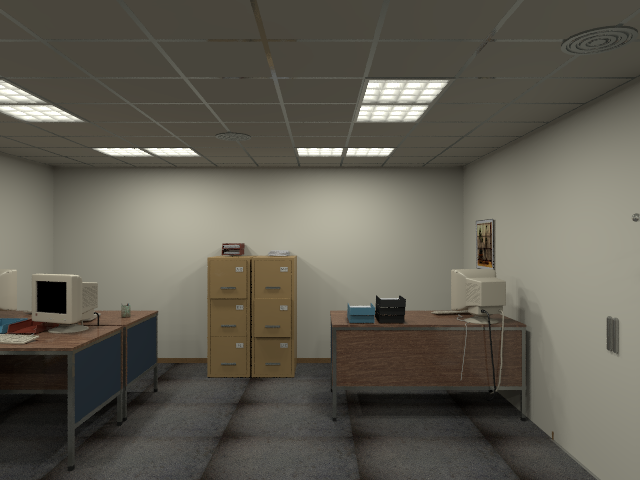
%> input picture Semester1/Computer Vision/Lab 5 RGB-D registration (1)/rgb/0.png, 640 x 480 px
$ octave test.m   (GNU Octave 9; MATLAB toolbox functions it lacks are replaced by stand-ins)
%> lines starting %> are read from the running program, lines starting %| are printed output that depends on the picture
### Semester1/Computer Vision/Lab 5 RGB-D registration (1)/reproject.m
function XYZ = reproject(depth, scale, fx, fy, cx, cy)
% REPROJECT Reproject depth values to 3D coordinates using camera
% intrinsic parameters
%
% Inputs:
%   depth  : depth map image
%   scale  : depth scaling factor
%   fx, fy : focal lengths
%   cx, cy : principal point

    % convert depth values to real numbers
    depth = double(depth);

    % create the X, Y and Z arrays of the same size as the input image
    X = zeros(size(depth));
    Y = zeros(size(depth));

    % Z coordinate is read directly from the depth image by scaling it
    Z = depth / scale;

    % =[ your code starts here ]==========================================

    sz = size(Z);
    [x, y] = meshgrid(1:sz(2), 1:sz(1));
    X = Z.*(x-cx)./fx;
    Y = Z.*(y-cy)./fy;

    % =[ your code ends here ]=============================================

    % create the resulting MxNx3 matrix storing the XYZ coordinates for
    % every point
    XYZ = X;
    XYZ(:,:,2) = Y;
    XYZ(:,:,3) = Z;
end

### Semester1/Computer Vision/Lab 5 RGB-D registration (1)/matchPoints.m
function [pts1, pts2] = matchPoints(I1, I2)
% MATCHPOINTS Find and match the feature points between the given images
%
% Inputs:
%   I1, I2: input RGB or grayscale images
%
% Outputs:
%   pts1, pts2: positions of matching points on both images

    % Convert images to grayscale if needed
    if size(I1, 3) > 1
        I1 = rgb2gray(I1);
    end

    if size(I2, 3) > 1
        I2 = rgb2gray(I2);
    end

    % Find the SURF features. MetricThreshold controls the number of detected
    % points. To get more points make the threshold lower.
    points1 = detectSURFFeatures(I1, 'MetricThreshold', 100);
    points2 = detectSURFFeatures(I2, 'MetricThreshold', 100);

    % Extract the features.
    [f1,vpts1] = extractFeatures(I1, points1);
    [f2,vpts2] = extractFeatures(I2, points2);

    % Match points and retrieve the locations of matched points.
    indexPairs = matchFeatures(f1,f2) ;
    matchedPoints1 = vpts1(indexPairs(:,1));
    matchedPoints2 = vpts2(indexPairs(:,2));

    % Display the matching points. The data still includes several outliers,
    % but you can see the effects of rotation and scaling on the display of
    % matched features.
    %figure; showMatchedFeatures(I1,I2,matchedPoints1,matchedPoints2, 'montage');
    %legend('matched points 1','matched points 2');

    % Extract and return the point pairs (rounded)
    pts1 = round(double(vpts1(indexPairs(:,1)).Location));
    pts2 = round(double(vpts2(indexPairs(:,2)).Location));
end

### Semester1/Computer Vision/Lab 5 RGB-D registration (1)/estimateTransform.m
function [R, T] = estimateTransform(p1, p2)
% ESTIMATETRANSFORM Estimate rigid ransform between two sets of 3D points
%
% The estimated transform should be the best fit between the given set of
% points, i.e. p1 * R + T should be (almost) equal to p2
%
% Inputs:
%   p1 : first set of 3D points (stored as a row-vectors)
%   p2 : second set of 3D points (stored as a row-vectors)
%
% Outputs:
%   R : rotation matrix (3x3 in MATLAB format)
%   T : translation vector (single row)

    % prepare output values
    R = eye(3);
    T = [0, 0, 0];

    % =[ your code starts here ]===========================================

    % Find centroid
    c1 = mean(p1);
    c2 = mean(p2);

    % Find deviations from centroid
    d1 = p1-c1;
    d2 = p2-c2;

    % Covariance matrix
    C = d1'*d2;

    % Solve equations using SVD
    [U,~,V] = svd(C);

    % Handle the reflection case
     R = (V * det(V*U') * U')';
     T = (R * mean(p2, 1)' - mean(p1, 1)')';

    % =[ your code ends here ]=============================================

end

### Semester1/Computer Vision/Lab 5 RGB-D registration (1)/test.m
%% Test 1
% Read RGB and depth image, calculate XYZ and display the colored cloud

I = imread("rgb/0.png");
%> I is the input picture: size 480x640x3 uint8; mean R, G, B 97, 93.3, 82.8
D = imread("depth/0.png");
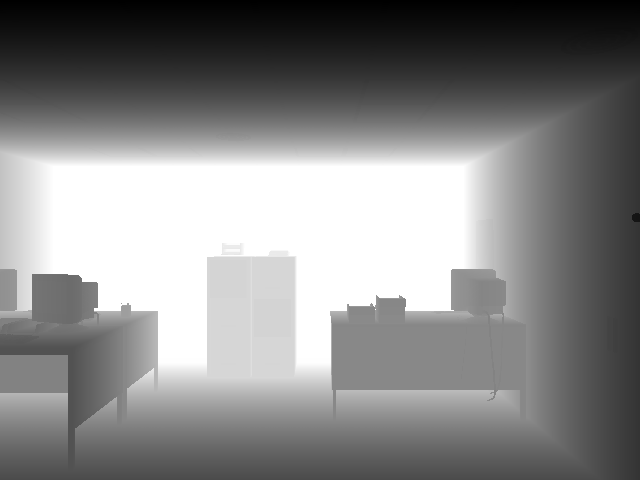
%> input picture Semester1/Computer Vision/Lab 5 RGB-D registration (1)/depth/0.png, 640 x 480 px
%> D is the input picture: size 480x640 uint16; min 9005, max 29310, mean 19750.5
scale = 5000;
fx = 481.2;
fy = 480.0;
cx = 319.5;
cy = 239.5;

% calculate the reprojection
XYZ = reproject(D, scale, fx, fy, cx, cy);
%> in reproject, `X = Z.*(x-cx)./fx;`:
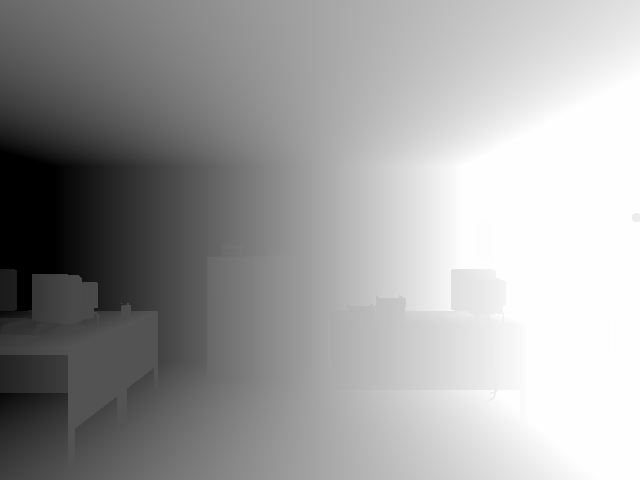
%> X: size 480x640 double; min -3.24, max 1.76, mean -0.106; drawn with min black and max white

% display the colored cloud
pcshow(XYZ, I);
%> (this line was passed over: pcshow is not available in this run)

%% Test 2
% Calculate the transform between two given sets of points

pts1 = [
    1 0 0
    0 1 0
    0 0 1
    2 5 8
    ];

% no rotation
Rin = eye(3);

% simple translation
Tin = [1 2 3];

pts2 = pts1 * Rin + Tin;

[Rout, Tout] = estimateTransform(pts1, pts2)

% difference between the actual and estimated values should be (almost) zero
Rdiff = Rout - Rin;
Tdiff = Tout - Tin;

%% Test 3
% Calculate the transform between two given sets of points

pts1 = [
    1 0 0
    0 1 0
    0 0 1
    2 5 8
    ];

% rotation around the Z axis
theta = pi / 6;
Rin = [
     cos(theta) sin(theta)  0 ;
    -sin(theta) cos(theta)  0 ;
          0          0      1
    ];

% no translation
Tin = [0 0 0];

pts2 = pts1 * Rin + Tin;

[Rout, Tout] = estimateTransform(pts1, pts2)

% difference between the actual and estimated values should be (almost) zero
Rdiff = Rout - Rin;
Tdiff = Tout - Tin;

%% Test 4
% Calculate the coarse and refined transforms between the two views

scale = 5000;
fx = 481.2;
fy = 480.0;
cx = 319.5;
cy = 239.5;

I_curr = imread("rgb/0.png");
D_curr = imread("depth/0.png");

I_next = imread("rgb/50.png");
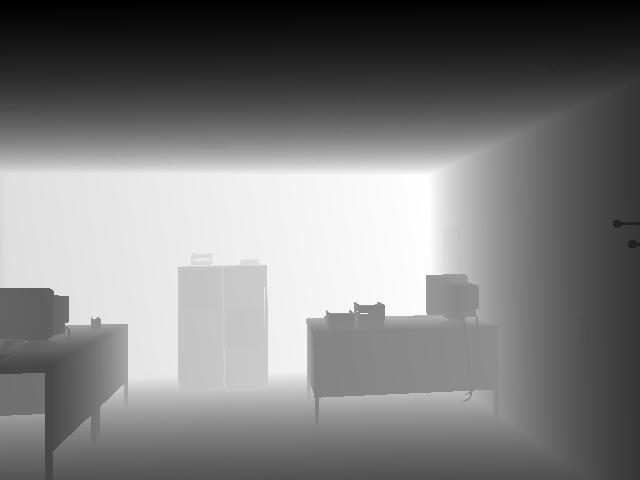
%> input picture Semester1/Computer Vision/Lab 6 RGB-D registration (2)/depth/50.png, 640 x 480 px
%> I_next is the input picture: size 480x640 uint16; min 8585, max 30340, mean 19429
D_next = imread("depth/50.png");

% calculate the reprojection
XYZ_curr = reproject(D_curr, scale, fx, fy, cx, cy);
XYZ_next = reproject(D_next, scale, fx, fy, cx, cy);
%> call 3 of reproject, with scale = 5000, fx = 481.2, fy = 480, cx = 319.5, cy = 239.5
%> in reproject (call 3), `X = Z.*(x-cx)./fx;`:
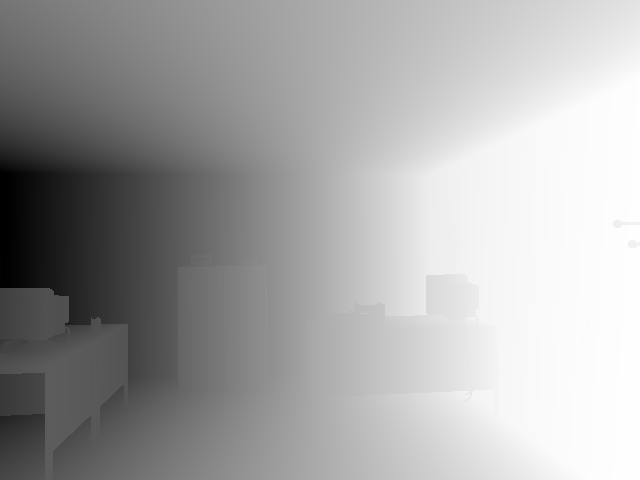
%> X: size 480x640 double; min -3.59, max 1.76, mean -0.112; drawn with min black and max white
%> in reproject (call 3), `Y = Z.*(y-cy)./fy;`:
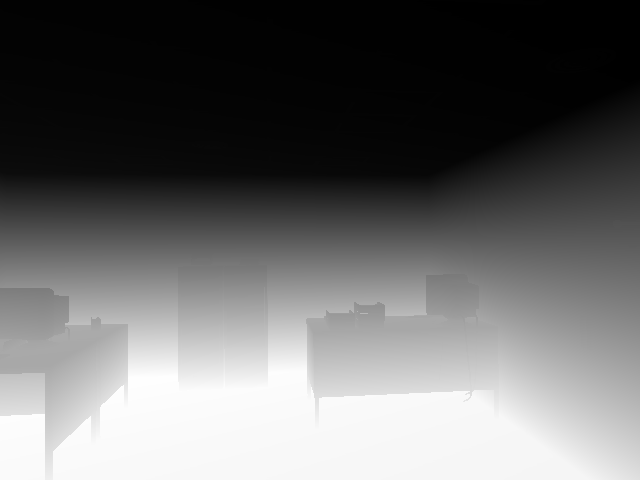
%> Y: size 480x640 double; min -0.88, max 1.63, mean 0.149; drawn with min black and max white
%> in reproject (call 3), `XYZ(:,:,3) = Z;`:
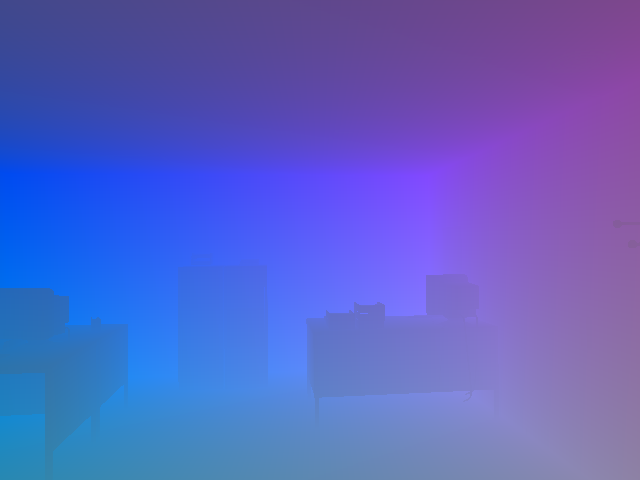
%> XYZ: size 480x640x3 double; mean R, G, B -0.112, 0.149, 3.89; drawn with min black and max white

% find the matching point pairs between the images
[pts_curr, pts_next] = matchPoints(I_curr, I_next);
%> in matchPoints, `I1 = rgb2gray(I1);`:
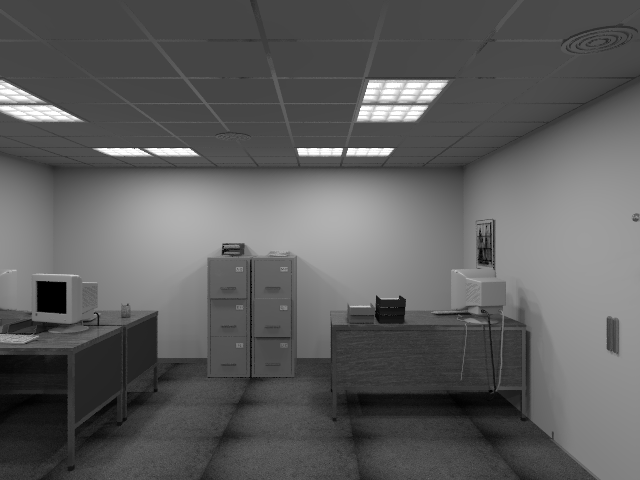
%> I1: size 480x640 uint8; min 0, max 255, mean 93.2
%> the run ends on the next line
